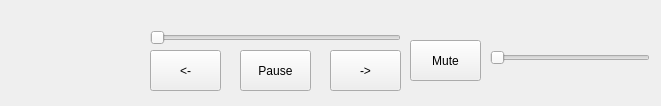
<?xml version="1.0" encoding="UTF-8"?>
<ui version="4.0">
 <class>Form</class>
 <widget class="QWidget" name="Form">
  <property name="geometry">
   <rect>
    <x>0</x>
    <y>0</y>
    <width>661</width>
    <height>106</height>
   </rect>
  </property>
  <property name="windowTitle">
   <string>Form</string>
  </property>
  <widget class="QPushButton" name="nextButton">
   <property name="geometry">
    <rect>
     <x>330</x>
     <y>50</y>
     <width>71</width>
     <height>41</height>
    </rect>
   </property>
   <property name="text">
    <string>-&gt;</string>
   </property>
  </widget>
  <widget class="QPushButton" name="prevButton">
   <property name="geometry">
    <rect>
     <x>150</x>
     <y>50</y>
     <width>71</width>
     <height>41</height>
    </rect>
   </property>
   <property name="text">
    <string>&lt;-</string>
   </property>
  </widget>
  <widget class="QSlider" name="playProgressBar">
   <property name="geometry">
    <rect>
     <x>150</x>
     <y>30</y>
     <width>251</width>
     <height>16</height>
    </rect>
   </property>
   <property name="orientation">
    <enum>Qt::Horizontal</enum>
   </property>
  </widget>
  <widget class="QPushButton" name="playButton">
   <property name="geometry">
    <rect>
     <x>240</x>
     <y>50</y>
     <width>71</width>
     <height>41</height>
    </rect>
   </property>
   <property name="text">
    <string>Pause</string>
   </property>
  </widget>
  <widget class="QPushButton" name="muteButton">
   <property name="geometry">
    <rect>
     <x>410</x>
     <y>40</y>
     <width>71</width>
     <height>41</height>
    </rect>
   </property>
   <property name="text">
    <string>Mute</string>
   </property>
  </widget>
  <widget class="QSlider" name="volumeBar">
   <property name="geometry">
    <rect>
     <x>490</x>
     <y>50</y>
     <width>160</width>
     <height>16</height>
    </rect>
   </property>
   <property name="orientation">
    <enum>Qt::Horizontal</enum>
   </property>
  </widget>
 </widget>
 <resources/>
 <connections/>
</ui>
